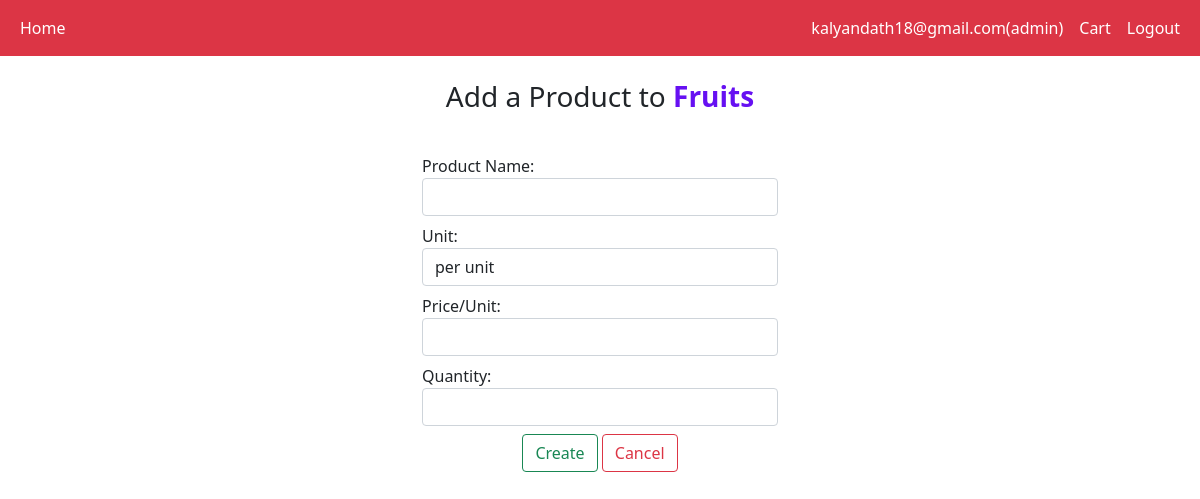
/product/create/Fruits (signed in), run on the app's committed database.
### application/models.py (models this page shows)
class User(db.Model, UserMixin):
    __tablename__="user"
    id = db.Column(db.Integer(), primary_key=True)
    email = db.Column(db.String(255), unique=True)
    username = db.Column(db.String(255), unique=True)
    password = db.Column(db.String(255), nullable=False)
    active = db.Column(db.Boolean())
    fs_uniquifier = db.Column(db.String(255), unique=True, nullable=False)
    roles = db.relationship("Role", secondary="roles_users", backref=db.backref("users", lazy="dynamic"))

class Role(db.Model, RoleMixin):
    __tablename__="role"
    id = db.Column(db.Integer(), primary_key=True)
    name = db.Column(db.String(80), unique=True)
    description = db.Column(db.String(255))

class Category(db.Model):
    __tablename__= "category"
    category_id = db.Column(db.Integer(), primary_key = True, autoincrement = True)
    category_name = db.Column(db.Integer())
    products = db.relationship('Products' , backref="category")

### application/routes.py (the view, shortened to what this page needs)
@app.route("/product/create/<cat_name>", methods = ["GET","POST"])
@login_required
@roles_required('admin')
def create_product(cat_name):
    category = Category.query.filter_by(category_name = cat_name).first()
    if not validate(category):
        return render_template("error.html")
    if not validate(category):
        return render_template("error.html")
    if request.method == "GET":
        return render_template("create_product.html",category=cat_name)

### application/routes.py (called while the page is built)
def validate(item):
    if item is None:
        return False
    else:
        return True

### templates/create_product.html (shortened to what this page needs)
<!DOCTYPE html>
<html lang="en">
<head>
</head>
<body>
    {% include "logged_navbar.html" %}
    <div class="container">
        <div class="row mt-4">
            <div class="col-sm-12">
                <h3 class="text-center mb-4">Add a Product to <b style="color: #6610f2;"> {{ category }}</b></h3>
            </div>
        </div>
        <div class="row  mt-2">
            <div class="col-sm-4 mx-auto">
                <form action="/product/create/{{category}}" method="post" class="form-inline">
                    <div class="form-group mt-2">
                        <label for="product_name">Product Name:</label>
                        <input type="text" class="form-control ml-2" id="product_name" name="product_name">
                    </div>
                    <div class="form-group mt-2">
                        <label for="unit">Unit:</label>
                        <select class="form-control" id="unit" name="unit">
                            <option value="unit">per unit</option>
                        </select>
                    </div>
                    <div class="form-group mt-2">
                        <label for="price">Price/Unit:</label>
                        <input type="number" class="form-control ml-2" id="price" name="price" step="any" required>
                    </div>
                    <div class="form-group mt-2">
                        <label for="quantity">Quantity:</label>
                        <input type="number" class="form-control ml-2" id="quantity" name="quantity" required>
                    </div>
                    <div class="text-center mt-2">
                        <input type="submit" class="btn btn-outline-success mr-3" value="Create">
                        <a class="btn btn-outline-danger" href="{{ url_for('admin_dashboard')}}">Cancel</a>
                    </div>
                </form>
            </div>
        </div>
    </div>
</body>
</html>

### templates/logged_navbar.html (shortened to what this page needs)
<!DOCTYPE html>
<html>
	<head>
		<link href="https://cdn.jsdelivr.net/npm/bootstrap@5.0.2/dist/css/bootstrap.min.css" rel="stylesheet">
	</head>
	<body>
		<nav class="navbar navbar-expand-sm bg-danger navbar-dark sticky-top">
			<div class="container-fluid">
				<ul class="navbar-nav">
					<li class="nav-item">
						<a class="nav-link active" href="/">Home</a>
					</li>
				</ul>
                <ul class="navbar-nav ml-auto">
                    <li class="nav-item active">
                            <a class="nav-link active" href="/profile">{{ current_user.email}}{% for role in current_user.roles%}({{role.name}}){% endfor %}</a>
                    </li>
					<li class="nav-item active">
                        <a class="nav-link active" href="/view_cart">Cart</a>
                    </li>
                    <li class="nav-item active">
                        <a class="nav-link active" href="/logout">Logout</a>
                    </li>
                </ul>
			</div>
		</nav>
	</body>
</html>

### data on the page
User: email "kalyandath18@gmail.com"
Role: name "admin"
Category: category_name "Fruits"
